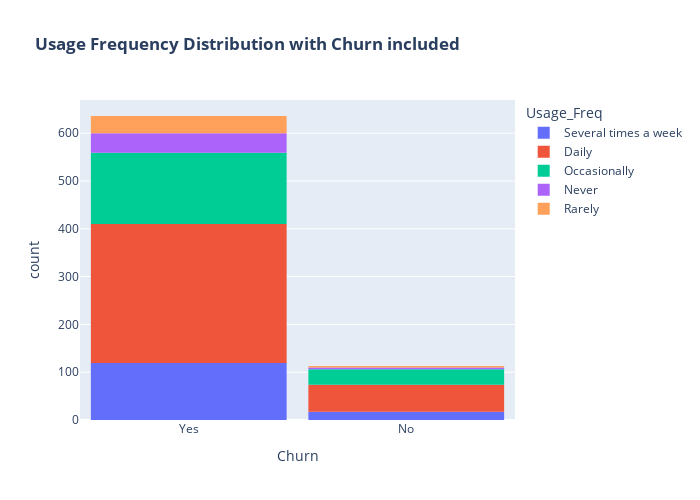

Here is the notebook cell this chart was saved with:
### Code cell
fig = px.histogram(data, x="Churn", color="Usage_Freq", title="<b>Usage Frequency Distribution with Churn included </b>")
fig.update_layout(width=700, height=500, bargap=0.1)
fig.show()

### Figure 1 — Plotly figure (JSON) as saved in the notebook; plotly's stock layout.template omitted (floating-point values rounded to 4 significant figures; data arrays with more than 128 entries replaced by an {"elided": "..."} marker saying what was removed)
{"data": [{"alignmentgroup": "True", "bingroup": "x", "hovertemplate": "Usage_Freq=Several times a week<br>Churn=%{x}<br>count=%{y}<extra></extra>", "legendgroup": "Several times a week", "marker": {"color": "#636efa", "pattern": {"shape": ""}}, "name": "Several times a week", "offsetgroup": "Several times a week", "orientation": "v", "showlegend": true, "type": "histogram", "x": {"elided": "136 str values"}, "xaxis": "x", "yaxis": "y"}, {"alignmentgroup": "True", "bingroup": "x", "hovertemplate": "Usage_Freq=Daily<br>Churn=%{x}<br>count=%{y}<extra></extra>", "legendgroup": "Daily", "marker": {"color": "#EF553B", "pattern": {"shape": ""}}, "name": "Daily", "offsetgroup": "Daily", "orientation": "v", "showlegend": true, "type": "histogram", "x": {"elided": "348 str values"}, "xaxis": "x", "yaxis": "y"}, {"alignmentgroup": "True", "bingroup": "x", "hovertemplate": "Usage_Freq=Occasionally<br>Churn=%{x}<br>count=%{y}<extra></extra>", "legendgroup": "Occasionally", "marker": {"color": "#00cc96", "pattern": {"shape": ""}}, "name": "Occasionally", "offsetgroup": "Occasionally", "orientation": "v", "showlegend": true, "type": "histogram", "x": {"elided": "181 str values"}, "xaxis": "x", "yaxis": "y"}, {"alignmentgroup": "True", "bingroup": "x", "hovertemplate": "Usage_Freq=Never<br>Churn=%{x}<br>count=%{y}<extra></extra>", "legendgroup": "Never", "marker": {"color": "#ab63fa", "pattern": {"shape": ""}}, "name": "Never", "offsetgroup": "Never", "orientation": "v", "showlegend": true, "type": "histogram", "x": ["Yes", "Yes", "Yes", "Yes", "Yes", "Yes", "Yes", "Yes", "Yes", "Yes", "Yes", "Yes", "Yes", "Yes", "Yes", "Yes", "Yes", "Yes", "Yes", "Yes", "No", "No", "Yes", "Yes", "Yes", "Yes", "No", "Yes", "No", "Yes", "Yes", "Yes", "Yes", "Yes", "Yes", "Yes", "Yes", "Yes", "Yes", "Yes", "Yes", "Yes", "Yes", "Yes", "Yes"], "xaxis": "x", "yaxis": "y"}, {"alignmentgroup": "True", "bingroup": "x", "hovertemplate": "Usage_Freq=Rarely<br>Churn=%{x}<br>count=%{y}<extra></extra>", "legendgroup": "Rarely", "marker": {"color": "#FFA15A", "pattern": {"shape": ""}}, "name": "Rarely", "offsetgroup": "Rarely", "orientation": "v", "showlegend": true, "type": "histogram", "x": ["No", "Yes", "Yes", "Yes", "Yes", "Yes", "Yes", "No", "Yes", "Yes", "Yes", "Yes", "Yes", "Yes", "Yes", "Yes", "Yes", "Yes", "Yes", "Yes", "No", "Yes", "Yes", "Yes", "Yes", "Yes", "Yes", "Yes", "Yes", "Yes", "Yes", "Yes", "Yes", "Yes", "Yes", "Yes", "Yes", "Yes", "Yes"], "xaxis": "x", "yaxis": "y"}], "layout": {"bargap": 0.1, "barmode": "relative", "height": 500, "legend": {"title": {"text": "Usage_Freq"}, "tracegroupgap": 0}, "title": {"text": "<b>Usage Frequency Distribution with Churn included </b>"}, "width": 700, "xaxis": {"anchor": "y", "domain": [0, 1], "title": {"text": "Churn"}}, "yaxis": {"anchor": "x", "domain": [0, 1], "title": {"text": "count"}}}}
